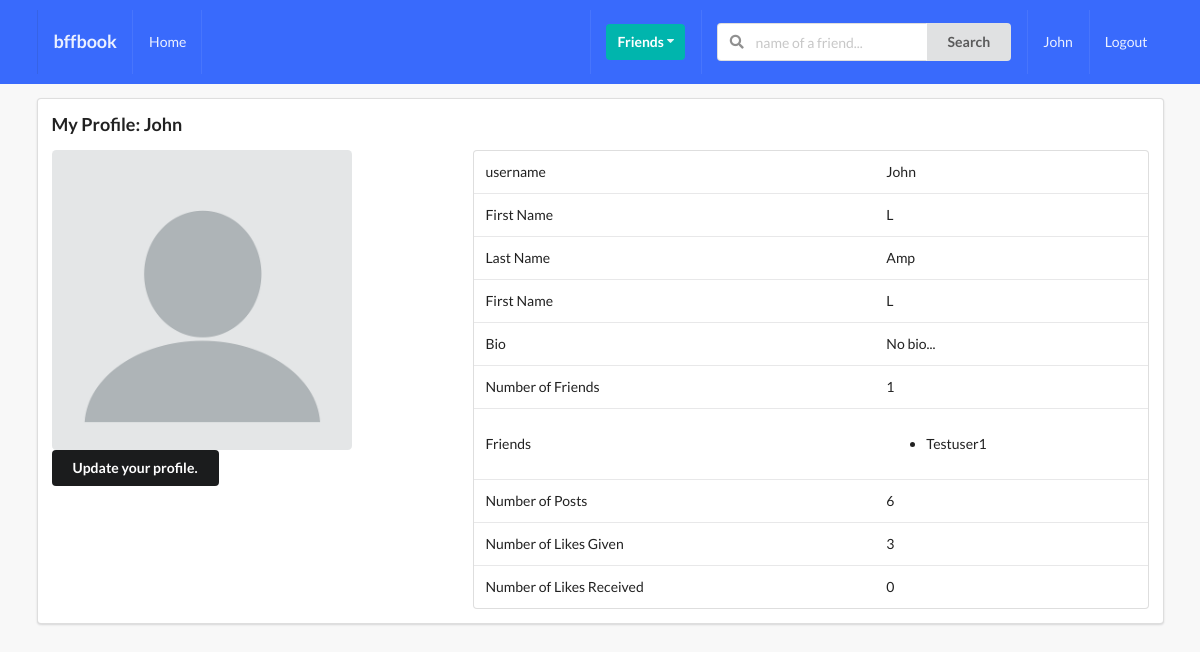
Screenshot of /profiles/myprofile/ (signed in) with the database file from the repository.
### profiles/models.py (models this page shows, shortened)
class Profile(models.Model):
    first_name = models.CharField(max_length=200, blank=True)
    last_name = models.CharField(max_length=200, blank=True)
    user = models.OneToOneField(User, on_delete=models.CASCADE)
    bio = models.TextField(default="No bio...", max_length=300)
    email = models.EmailField(max_length=200, blank=True)
    country = models.CharField(max_length=200, blank=True)
    avatar = models.ImageField(default='avatar.png', upload_to='avatars/')
    friends = models.ManyToManyField(User, blank=True, related_name='friends')
    slug = models.SlugField(unique=True, blank=True)
    updated = models.DateTimeField(auto_now=True)
    created = models.DateTimeField(auto_now_add=True)
    def get_friends(self):
        return self.friends.all()
    def get_friends_no(self):
        return self.friends.all().count()
    def get_post_no(self):
        return self.posts.all().count()
    def get_likes_given_no(self):
        likes = self.like_set.all()
        total_liked = 0
        for item in likes:
            if item.value == 'Like':
                total_liked += 1
        return total_liked
    def get_likes_received_no(self):
        posts = self.posts.all()
        total_liked = 0
        for item in posts:
            total_liked += item.liked.all().count()
        return total_liked

### posts/models.py (models this page shows, shortened)
class Like(models.Model):
    user = models.ForeignKey(Profile, on_delete=models.CASCADE)
    post = models.ForeignKey(Post, on_delete=models.CASCADE)
    value = models.CharField(choices=LIKE_CHOICES, max_length=8)
    updated = models.DateTimeField(auto_now=True)
    created = models.DateTimeField(auto_now_add=True)

class Post(models.Model):
    content = models.TextField()
    image = models.ImageField(upload_to='posts', validators=[FileExtensionValidator(['png', 'jpg', 'jpeg'])], blank=True)
    liked = models.ManyToManyField(Profile, blank=True, related_name='likes')
    updated = models.DateTimeField(auto_now=True)
    created = models.DateTimeField(auto_now_add=True)
    author = models.ForeignKey(Profile, on_delete=models.CASCADE, related_name='posts')
    class Meta:
        ordering = ('-created',)

### profiles/views.py (the view)
# urls.py: path('myprofile/', my_profile_view, name='my-profile-view'),
def my_profile_view(request):
    profile = Profile.objects.get(user=request.user)
    form = ProfileModelForm(request.POST or None, request.FILES or None, instance=profile)
    confirm = False
    if request.method == 'POST':
        if form.is_valid():
            form.save()
            confirm = True
    context = {'profile': profile, 'form': form, 'confirm': confirm}
    return render(request, 'profiles/myprofile.html', context)

### profiles/forms.py
class ProfileModelForm(forms.ModelForm):
    class Meta:
        model = Profile
        exclude = ('user', 'email', 'country', 'friends', 'slug', 'updated', 'created')

### profiles/templates/profiles/myprofile.html (shortened to what this page needs)
{% extends "base.html" %}
{% block content %}
<div class="ui segment">
    <h3>My Profile: {{ request.user }}</h3>
    <div class="ui grid">
        <div class="row">
            <div class="six wide column">
                <img class="ui medium rounded image" src="{{ profile.avatar.url }}" alt="My Profile Pic">
                <div class="row mt-5">
                    <button class="ui secondary button" id="modal-btn">Update your profile.</button>
                </div>
            </div>
            <div class="ten wide column">
                <table class="ui table">
                    <tbody>
                        <tr>
                            <td>username</td>
                            <td>{{ profile.user }}</td>
                        </tr>
                        <tr>
                            <td>First Name</td>
                            <td>{{ profile.first_name }}</td>
                        </tr>
                        <tr>
                            <td>Last Name</td>
                            <td>{{ profile.last_name }}</td>
                        </tr>
                        <tr>
                            <td>First Name</td>
                            <td>{{ profile.first_name }}</td>
                        </tr>
                        <tr>
                            <td>Bio</td>
                            <td>{{ profile.bio }}</td>
                        </tr>
                        <tr>
                            <td>Number of Friends</td>
                            <td>{{ profile.get_friends_no }}</td>
                        </tr>
                        <tr>
                            <td>Friends</td>
                            <td>
                                <ul>
                                    {% for friends in profile.get_friends %}
                                        <li>{{ friends }}</li>
                                    {% endfor %}
                                </ul>
                            </td>
                        </tr>
                        <tr>
                            <td>Number of Posts</td>
                            <td>{{ profile.get_post_no }}</td>
                        </tr>
                            <td>Number of Likes Given</td>
                            <td>{{ profile.get_likes_given_no }}</td>
                            <td>Number of Likes Received</td>
                            <td>{{ profile.get_likes_received_no }}</td>
                    </tbody>
                </table>
            </div>
        </div>
    </div>
</div>
{% endblock content %}

### templates/main/navbar.html (shortened to what this page needs)
<div class="ui inverted menu nav mb-7">
    <div class="ui container">
        <a href="" class="item">
            <h3>bffbook</h3>
        </a>
        {% if request.user.is_authenticated %}
        <a href="" class="item">
            Home
        </a>
        {% endif %}
        <div class="right menu">
            {% if request.user.is_authenticated %}
            <div class="item">
                <div class="ui floating dropdown icon button teal"> Friends
                    <i class="dropdown icon"></i>
                </div>
            </div>
                <div class="item">
                <form action="" method="GET">
                    <div class="ui action left icon input">
                    <input class="prompt" type="text" name='q' placeholder="name of a friend...">
                    <button type='submit' class="ui button">Search</button>
                    </div>
                </form>
                </div>
                <a href="" class="item">
                    {{ request.user }}
                </a>
                <a href="" class="ui item">
                    Logout
                </a>
            {% else %}
            <a href="" class="ui item">
                    Login
                </a>
            {% endif %}
        </div>
    </div>
</div>

### static/style.css (style rules this page uses)
body { background: #F8F8F8 !important; }
.nav { border-radius: 0px !important; padding: 10px 0 10px 0 !important; background-color: #396afc !important; }
.mb-7 { margin-bottom: 7px !important; }
.mt-5 { margin-bottom: 5px !important; }

### rows the page displays
Profile: avatar (placeholder picture), user "John", first_name "L", last_name "Amp", bio "No bio...", get_friends_no "1", get_post_no "6", get_likes_given_no "3", get_likes_received_no "0"

### other values shown
{{ request.user }} "John"
{{ friends }} "Testuser1"
